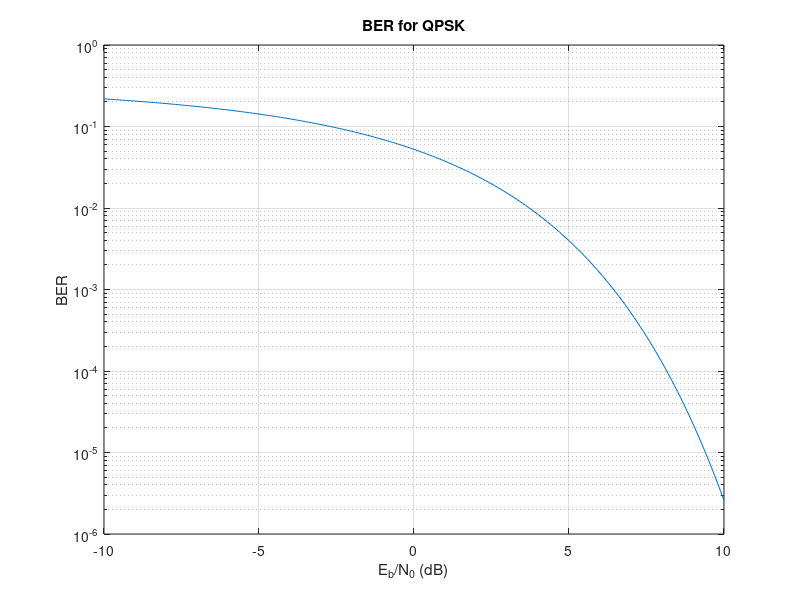

This chart was generated by the following MATLAB code:

EbN0_dB = -10:0.1:10;
EbN0 = 10.^(EbN0_dB/10);
BER = 1/3.*erfc(sqrt(EbN0));
SER = 3*BER;
semilogy(EbN0_dB,BER)
% plot(EbN0_dB,SER)
grid on
ylabel('BER')
xlabel('E_b/N_0 (dB)')
title('BER for QPSK')


% A='01010001101010';
% num2cell(A)
% Output=char(num2cell(A))
% Output = str2num(Output);